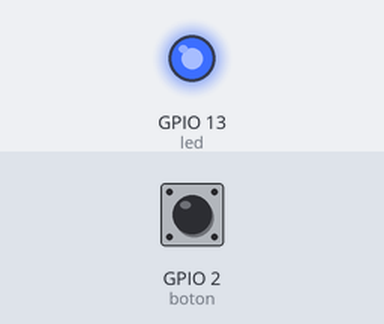
Recording of a program running on a simulated ESP32 board running MicroPython. On the bench: output pins drawn as LEDs (lit = HIGH). Wiring (from the project's diagram.json): green button on GPIO 2, blue LED on GPIO 13. The inputs (shaded band) are chosen by the test bench; at power-on: GPIO 2 (boton) HIGH.

Above: at 1.2 s.
1.3 s: GPIO 2 (boton) pulled LOW for 0.15 s
At 1.37 s:
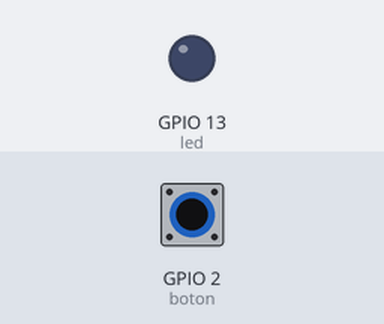
2.9 s: GPIO 2 (boton) pulled LOW for 3.2 s
At 6.6 s:
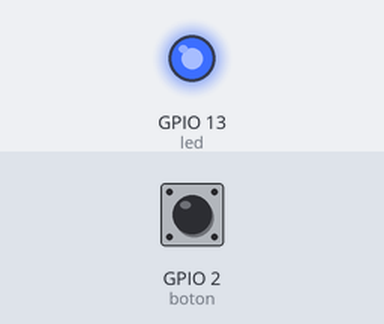
Timing chart, 0 to 8.1 s (numbered marks = the images above; inputs shaded):
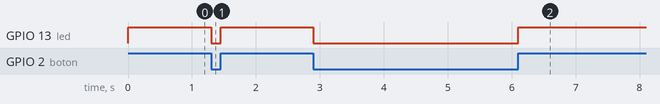

Measured:
- after the input at 1.3 s, GPIO 13 (led): HIGH → LOW at once, → HIGH 0.15 s later
- after the input at 2.9 s, GPIO 13 (led): HIGH → LOW at once, → HIGH 3.2 s later

The program:

main.py
```python
# Definir los pines del botón y el LED
boton_pin = 2
led_pin = 13

# Importar la biblioteca GPIO
import machine

# Crear objetos GPIO para el botón y el LED
boton = machine.Pin(boton_pin, machine.Pin.IN)
led = machine.Pin(led_pin, machine.Pin.OUT)

while True:
  # Leer el estado del botón
  estado_boton = boton.value()

  # Si el botón está presionado, encender el LED
  if estado_boton:
    led.on()
  else:
    # Si el botón no está presionado, apagar el LED
    led.off()
```
